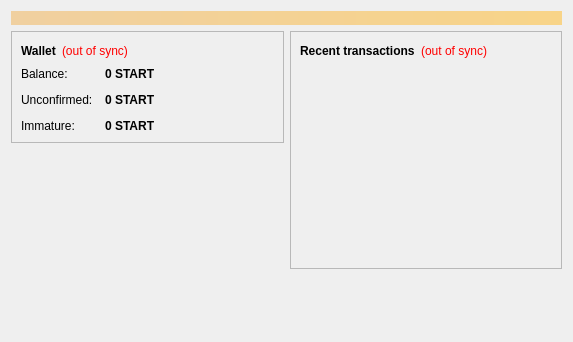
<?xml version="1.0" encoding="UTF-8"?>
<ui version="4.0">
 <class>OverviewPage</class>
 <widget class="QWidget" name="OverviewPage">
  <property name="geometry">
   <rect>
    <x>0</x>
    <y>0</y>
    <width>573</width>
    <height>342</height>
   </rect>
  </property>
  <property name="windowTitle">
   <string>Form</string>
  </property>
  <layout class="QVBoxLayout" name="topLayout">
   <item>
    <widget class="QLabel" name="labelAlerts">
     <property name="visible">
      <bool>false</bool>
     </property>
     <property name="styleSheet">
      <string notr="true">background-color: qlineargradient(x1: 0, y1: 0, x2: 1, y2: 0, stop:0 #F0D0A0, stop:1 #F8D488); color:#000000;</string>
     </property>
     <property name="wordWrap">
      <bool>true</bool>
     </property>
     <property name="margin">
      <number>3</number>
     </property>
    </widget>
   </item>
   <item>
    <layout class="QHBoxLayout" name="horizontalLayout" stretch="1,1">
     <item>
      <layout class="QVBoxLayout" name="verticalLayout_2">
       <item>
        <widget class="QFrame" name="frame">
         <property name="frameShape">
          <enum>QFrame::StyledPanel</enum>
         </property>
         <property name="frameShadow">
          <enum>QFrame::Raised</enum>
         </property>
         <layout class="QVBoxLayout" name="verticalLayout_4">
          <item>
           <layout class="QHBoxLayout" name="horizontalLayout_4">
            <item>
             <widget class="QLabel" name="label_5">
              <property name="font">
               <font>
                <weight>75</weight>
                <bold>true</bold>
               </font>
              </property>
              <property name="text">
               <string>Wallet</string>
              </property>
             </widget>
            </item>
            <item>
             <widget class="QLabel" name="labelWalletStatus">
              <property name="toolTip">
               <string>The displayed information may be out of date. Your wallet automatically synchronizes with the POPCoin network after a connection is established, but this process has not completed yet.</string>
              </property>
              <property name="styleSheet">
               <string notr="true">QLabel { color: red; }</string>
              </property>
              <property name="text">
               <string notr="true">(out of sync)</string>
              </property>
              <property name="alignment">
               <set>Qt::AlignLeading|Qt::AlignLeft|Qt::AlignVCenter</set>
              </property>
             </widget>
            </item>
            <item>
             <spacer name="horizontalSpacer_2">
              <property name="orientation">
               <enum>Qt::Horizontal</enum>
              </property>
              <property name="sizeHint" stdset="0">
               <size>
                <width>40</width>
                <height>20</height>
               </size>
              </property>
             </spacer>
            </item>
           </layout>
          </item>
          <item>
           <layout class="QFormLayout" name="formLayout_2">
            <property name="fieldGrowthPolicy">
             <enum>QFormLayout::AllNonFixedFieldsGrow</enum>
            </property>
            <property name="horizontalSpacing">
             <number>12</number>
            </property>
            <property name="verticalSpacing">
             <number>12</number>
            </property>
            <item row="0" column="0">
             <widget class="QLabel" name="label">
              <property name="text">
               <string>Balance:</string>
              </property>
             </widget>
            </item>
            <item row="0" column="1">
             <widget class="QLabel" name="labelBalance">
              <property name="font">
               <font>
                <weight>75</weight>
                <bold>true</bold>
               </font>
              </property>
              <property name="cursor">
               <cursorShape>IBeamCursor</cursorShape>
              </property>
              <property name="toolTip">
               <string>Your current balance</string>
              </property>
              <property name="text">
               <string notr="true">0 START</string>
              </property>
              <property name="textInteractionFlags">
               <set>Qt::LinksAccessibleByMouse|Qt::TextSelectableByKeyboard|Qt::TextSelectableByMouse</set>
              </property>
             </widget>
            </item>
            <item row="1" column="0">
             <widget class="QLabel" name="label_3">
              <property name="text">
               <string>Unconfirmed:</string>
              </property>
             </widget>
            </item>
            <item row="1" column="1">
             <widget class="QLabel" name="labelUnconfirmed">
              <property name="font">
               <font>
                <weight>75</weight>
                <bold>true</bold>
               </font>
              </property>
              <property name="cursor">
               <cursorShape>IBeamCursor</cursorShape>
              </property>
              <property name="toolTip">
               <string>Total of transactions that have yet to be confirmed, and do not yet count toward the current balance</string>
              </property>
              <property name="text">
               <string notr="true">0 START</string>
              </property>
              <property name="textInteractionFlags">
               <set>Qt::LinksAccessibleByMouse|Qt::TextSelectableByKeyboard|Qt::TextSelectableByMouse</set>
              </property>
             </widget>
            </item>
            <item row="2" column="0">
             <widget class="QLabel" name="labelImmatureText">
              <property name="text">
               <string>Immature:</string>
              </property>
             </widget>
            </item>
            <item row="2" column="1">
             <widget class="QLabel" name="labelImmature">
              <property name="font">
               <font>
                <weight>75</weight>
                <bold>true</bold>
               </font>
              </property>
              <property name="toolTip">
               <string>Mined balance that has not yet matured</string>
              </property>
              <property name="text">
               <string notr="true">0 START</string>
              </property>
              <property name="textInteractionFlags">
               <set>Qt::LinksAccessibleByMouse|Qt::TextSelectableByKeyboard|Qt::TextSelectableByMouse</set>
              </property>
             </widget>
            </item>
           </layout>
          </item>
         </layout>
        </widget>
       </item>
       <item>
        <spacer name="verticalSpacer">
         <property name="orientation">
          <enum>Qt::Vertical</enum>
         </property>
         <property name="sizeHint" stdset="0">
          <size>
           <width>20</width>
           <height>40</height>
          </size>
         </property>
        </spacer>
       </item>
      </layout>
     </item>
     <item>
      <layout class="QVBoxLayout" name="verticalLayout_3">
       <item>
        <widget class="QFrame" name="frame_2">
         <property name="frameShape">
          <enum>QFrame::StyledPanel</enum>
         </property>
         <property name="frameShadow">
          <enum>QFrame::Raised</enum>
         </property>
         <layout class="QVBoxLayout" name="verticalLayout">
          <item>
           <layout class="QHBoxLayout" name="horizontalLayout_2">
            <item>
             <widget class="QLabel" name="label_4">
              <property name="text">
               <string>&lt;b&gt;Recent transactions&lt;/b&gt;</string>
              </property>
             </widget>
            </item>
            <item>
             <widget class="QLabel" name="labelTransactionsStatus">
              <property name="toolTip">
               <string>The displayed information may be out of date. Your wallet automatically synchronizes with the POPCoin network after a connection is established, but this process has not completed yet.</string>
              </property>
              <property name="styleSheet">
               <string notr="true">QLabel { color: red; }</string>
              </property>
              <property name="text">
               <string notr="true">(out of sync)</string>
              </property>
              <property name="alignment">
               <set>Qt::AlignRight|Qt::AlignTrailing|Qt::AlignVCenter</set>
              </property>
             </widget>
            </item>
            <item>
             <spacer name="horizontalSpacer">
              <property name="orientation">
               <enum>Qt::Horizontal</enum>
              </property>
              <property name="sizeHint" stdset="0">
               <size>
                <width>40</width>
                <height>20</height>
               </size>
              </property>
             </spacer>
            </item>
           </layout>
          </item>
          <item>
           <widget class="QListView" name="listTransactions">
            <property name="styleSheet">
             <string notr="true">QListView { background: transparent; }</string>
            </property>
            <property name="frameShape">
             <enum>QFrame::NoFrame</enum>
            </property>
            <property name="verticalScrollBarPolicy">
             <enum>Qt::ScrollBarAlwaysOff</enum>
            </property>
            <property name="horizontalScrollBarPolicy">
             <enum>Qt::ScrollBarAlwaysOff</enum>
            </property>
            <property name="selectionMode">
             <enum>QAbstractItemView::NoSelection</enum>
            </property>
           </widget>
          </item>
         </layout>
        </widget>
       </item>
       <item>
        <spacer name="verticalSpacer_2">
         <property name="orientation">
          <enum>Qt::Vertical</enum>
         </property>
         <property name="sizeHint" stdset="0">
          <size>
           <width>20</width>
           <height>40</height>
          </size>
         </property>
        </spacer>
       </item>
      </layout>
     </item>
    </layout>
   </item>
  </layout>
 </widget>
 <resources/>
 <connections/>
</ui>
